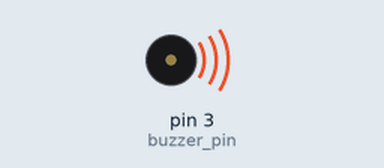
Recording of a sketch running on a simulated Arduino Uno, built with avr-gcc and run on an emulated ATmega328P. Shown: buzzer (waves = sounding). At 79.8 s the program stops and its outputs stay as they are.

Above: at 0.4 s.
Timing chart, 0 to 17.3 s (numbered marks = the images above):
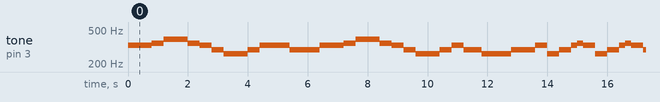

Measured:
- by itself, tone on pin 3 (buzzer_pin): plays 330 Hz for 0.80 s, 349 Hz for 0.40 s, 392 Hz for 0.80 s, 349 Hz for 0.40 s, 330 Hz for 0.40 s, 294 Hz for 0.40 s … (144 notes in this stretch)

The sketch:

song_v1.ino
```cpp
// Autor: matematicasdeinstituto
// Web  : https://github.com/matematicasdeinstituto/arduino

// IMPORTANTE: por motivos que desconozcon los de arduino están totalmente
// anticuados. Este programa compila en la versión del 2017 de C++ (por
// defecto arduino compila en 2011). Parece ser que los de Arduino no saben
// que en el 2020 se introdujeron grandes cambios en C++.
//
// Si quieres que te compile tienes que buscar el archivo 'platform.txt' y
// cambiar los flags de compilación de `-std=gnu11` a  `-std=c++1z`
// En mi ordenador se puede encontrar en el directorio
//      'packages/arduino/hardware/avr/1.8.5'
//
//
// TODO: formas de mejorar este programa.
//      Una canción está definida por el tiempo que se tarda cada semifusa en
//      ejecutar y la partitura. Yo quiero que eso quede reflejado en el
//      programa. Quiero escribir cosas del tipo:
//
//          toca(buzzer, partitura);
//
#include "buzzer_v2.h"
#include "nota.h"

// Conexiones
constexpr int buzzer_pin= 3;

// Observar que este estilo de programar me permite transcribir la partitura
// en programa directamente, sin tener que pensar en nada.
constexpr Nota_a_tocar oda_alegria[] =
{
// 1
    negra1(Nota::Mi), negra1(Nota::Mi), negra1(Nota::Fa), negra1(Nota::Sol),
    negra1(Nota::Sol), negra1(Nota::Fa), negra1(Nota::Mi), negra1(Nota::Re),
    negra1(Nota::Do), negra1(Nota::Do), negra1(Nota::Re), negra1(Nota::Mi),
    negra_punto1(Nota::Mi), corchea1(Nota::Re), blanca1(Nota::Re),

// 2
    negra1(Nota::Mi), negra1(Nota::Mi), negra1(Nota::Fa), negra1(Nota::Sol),
    negra1(Nota::Sol),negra1(Nota::Fa), negra1(Nota::Mi), negra1(Nota::Re),
    negra1(Nota::Do), negra1(Nota::Do), negra1(Nota::Re), negra1(Nota::Mi),
    negra_punto1(Nota::Re), corchea1(Nota::Do), blanca1(Nota::Do),

// 3
    negra1(Nota::Re), negra1(Nota::Re), negra1(Nota::Mi), negra1(Nota::Do),
    negra1(Nota::Re), corchea1(Nota::Mi), corchea1(Nota::Fa), negra1(Nota::Mi), negra1(Nota::Do),
    negra1(Nota::Re), corchea1(Nota::Mi), corchea1(Nota::Fa), negra1(Nota::Mi), negra1(Nota::Re),
    negra1(Nota::Do), negra1(Nota::Re), blanca0(Nota::Si),

// 4
    negra1(Nota::Mi), negra1(Nota::Mi), negra1(Nota::Fa), negra1(Nota::Sol),
    negra1(Nota::Sol), negra1(Nota::Fa), negra1(Nota::Mi), negra1(Nota::Re),
    negra1(Nota::Do), negra1(Nota::Do), negra1(Nota::Re), negra1(Nota::Mi),
    negra_punto1(Nota::Re), corchea1(Nota::Do), blanca1(Nota::Do),

};


void toca_cancion(Buzzer& buzzer, const Nota_a_tocar nota[], int N, int T)
{
    for (int i = 0; i < N; ++i){
//      nota[i].print();
//      Serial.print(" --> time = ");
//      Serial.println(T * nota[i].duracion);

      buzzer.toca(nota[i].frecuencia);
      delay(T * nota[i].duracion);
    }
}


int main()
{
    init();

// para depurar
    Serial.begin(9600);

    Buzzer buzzer{buzzer_pin};

    // Son 100 negras/minuto = 1600 semifusas / minuto
    // 1 minuto = 60000 ms = 1600 semifusas
    // ==> 60000 / 1600 = 37 ms cada semifusa
    //int T = 37; // tiempo que tardamos en tocar una semifusa
    int T = 25; // tiempo que tardamos en tocar una semifusa
    constexpr int N = sizeof(oda_alegria) / sizeof(Nota_a_tocar);

    // Vamos a probar la escala a ver si funciona y no hay error
    while (true){
        toca_cancion(buzzer, oda_alegria, N, T);
        buzzer.stop();
        delay(1000);
    }
}
```

buzzer_v2.h
```cpp
#pragma once

#ifndef __BUZZER_V2_H__
#define __BUZZER_V2_H__

class Buzzer{
public:
    Buzzer (int pin);

    void toca(int freq); // frecuencia
    void toca(int freq, int t_ms);
    void stop(); // deja de tocar

private:
    int pin_;	// pin al que conectamos el buzzer
};


inline Buzzer::Buzzer(int pin) : pin_{pin}
{
    pinMode(pin_, OUTPUT);
}

inline void Buzzer::stop()
{
    noTone(pin_);
}

#endif
```

buzzer_v2.ino
```cpp
#include "buzzer_v2.h"


void Buzzer::toca(int freq)
{
    if (freq > 0)
	tone(pin_, freq);
    else
	stop();
}

void Buzzer::toca(int freq, int t_ms)
{
    if (freq > 0)
	tone(pin_, freq, t_ms);

    else
	stop();
}
```

nota.h
```cpp
#pragma once

#ifndef __NOTA_H__
#define __NOTA_H__


// Lo normal habría sido llamar a las notas en minúsculas: do, re, ...
// El problema es que 'do' es una palabra reservada en C++ y no se puede usar,
// por ello me veo obligado a definirla en mayúsculas. Si escribo Do en
// mayúsuculas, escribo el resto también (se siempre consistente con la forma
// de escribir).
// DUDA: Do_sostenido es muy largo, ¿llamarlo DoS? ¿Do_sos?
enum class Nota{
    Do, Do_sostenido,
    Re, Re_sostenido,
    Mi,
    Fa, Fa_sostenido,
    Sol, Sol_sostenido,
    La, La_sostenido,
    Si
};

// No he encontrado cómo se llaman estas octavas en español, así que uso el
// inglés.
enum class Octava{
    great, small, one_line, two_line, three_line
};

/***************************************************************************
 *			FRECUENCIAS DE LA ESCALA MUSICAL
 ***************************************************************************/
// Este apartado está pensado para que lo llame el compilador.
static constexpr int do_1  = 65;
static constexpr int doS_1 = 69;
static constexpr int re_1  = 73;
static constexpr int reS_1 = 78;
static constexpr int mi_1  = 82;
static constexpr int fa_1  = 87;
static constexpr int faS_1 = 92;
static constexpr int sol_1 = 98;
static constexpr int solS_1= 104;
static constexpr int la_1  = 110;
static constexpr int laS_1 = 117;
static constexpr int si_1  = 123;

static constexpr int do0  = 131;
static constexpr int doS0 = 139;
static constexpr int re0  = 147;
static constexpr int reS0 = 156;
static constexpr int mi0  = 165;
static constexpr int fa0  = 175;
static constexpr int faS0 = 185;
static constexpr int sol0 = 196;
static constexpr int solS0= 208;
static constexpr int la0  = 220;
static constexpr int laS0 = 233;
static constexpr int si0  = 247;

static constexpr int do1  = 262;
static constexpr int doS1 = 277;
static constexpr int re1  = 294;
static constexpr int reS1 = 311;
static constexpr int mi1  = 330;
static constexpr int fa1  = 349;
static constexpr int faS1 = 370;
static constexpr int sol1 = 392;
static constexpr int solS1= 415;
static constexpr int la1  = 440;
static constexpr int laS1 = 466;
static constexpr int si1  = 494;

static constexpr int do2  = 523;
static constexpr int doS2 = 554;
static constexpr int re2  = 587;
static constexpr int reS2 = 622;
static constexpr int mi2  = 659;
static constexpr int fa2  = 698;
static constexpr int faS2 = 740;
static constexpr int sol2 = 784;
static constexpr int solS2= 831;
static constexpr int la2  = 880;
static constexpr int laS2 = 932;
static constexpr int si2  = 988;

static constexpr int do3  = 1046;
static constexpr int doS3 = 1109;
static constexpr int re3  = 1175;
static constexpr int reS3 = 1244;
static constexpr int mi3  = 1318;
static constexpr int fa3  = 1397;
static constexpr int faS3 = 1480;
static constexpr int sol3 = 1568;
static constexpr int solS3= 1661;
static constexpr int la3  = 1760;
static constexpr int laS3 = 1865;
static constexpr int si3  = 1976;


inline constexpr int frec_great(Nota nota)
{
    switch (nota){
        break; case Nota::Do            : return do_1;
        break; case Nota::Do_sostenido  : return doS_1;
        break; case Nota::Re            : return re_1;
        break; case Nota::Re_sostenido  : return reS_1;
        break; case Nota::Mi            : return mi_1;
        break; case Nota::Fa            : return fa_1;
        break; case Nota::Fa_sostenido  : return faS_1;
        break; case Nota::Sol           : return sol_1;
        break; case Nota::Sol_sostenido : return solS_1;
        break; case Nota::La            : return la_1;
        break; case Nota::La_sostenido  : return laS_1;
        break; case Nota::Si            : return si_1;
    }
}

inline constexpr int frec_small(Nota nota)
{
    switch (nota){
        break; case Nota::Do            : return do0;
        break; case Nota::Do_sostenido  : return doS0;
        break; case Nota::Re            : return re0;
        break; case Nota::Re_sostenido  : return reS0;
        break; case Nota::Mi            : return mi0;
        break; case Nota::Fa            : return fa0;
        break; case Nota::Fa_sostenido  : return faS0;
        break; case Nota::Sol           : return sol0;
        break; case Nota::Sol_sostenido : return solS0;
        break; case Nota::La            : return la0;
        break; case Nota::La_sostenido  : return laS0;
        break; case Nota::Si            : return si0;
    }
}

inline constexpr int frec_one_line(Nota nota)
{
    switch (nota){
        break; case Nota::Do            : return do1;
        break; case Nota::Do_sostenido  : return doS1;
        break; case Nota::Re            : return re1;
        break; case Nota::Re_sostenido  : return reS1;
        break; case Nota::Mi            : return mi1;
        break; case Nota::Fa            : return fa1;
        break; case Nota::Fa_sostenido  : return faS1;
        break; case Nota::Sol           : return sol1;
        break; case Nota::Sol_sostenido : return solS1;
        break; case Nota::La            : return la1;
        break; case Nota::La_sostenido  : return laS1;
        break; case Nota::Si            : return si1;
    }
}

inline constexpr int frec_two_line(Nota nota)
{
    switch (nota){
        break; case Nota::Do            : return do2;
        break; case Nota::Do_sostenido  : return doS2;
        break; case Nota::Re            : return re2;
        break; case Nota::Re_sostenido  : return reS2;
        break; case Nota::Mi            : return mi2;
        break; case Nota::Fa            : return fa2;
        break; case Nota::Fa_sostenido  : return faS2;
        break; case Nota::Sol           : return sol2;
        break; case Nota::Sol_sostenido : return solS2;
        break; case Nota::La            : return la2;
        break; case Nota::La_sostenido  : return laS2;
        break; case Nota::Si            : return si2;
    }
}

inline constexpr int frec_three_line(Nota nota)
{
    switch (nota){
        break; case Nota::Do            : return do3;
        break; case Nota::Do_sostenido  : return doS3;
        break; case Nota::Re            : return re3;
        break; case Nota::Re_sostenido  : return reS3;
        break; case Nota::Mi            : return mi3;
        break; case Nota::Fa            : return fa3;
        break; case Nota::Fa_sostenido  : return faS3;
        break; case Nota::Sol           : return sol3;
        break; case Nota::Sol_sostenido : return solS3;
        break; case Nota::La            : return la3;
        break; case Nota::La_sostenido  : return laS3;
        break; case Nota::Si            : return si3;
    }
}


inline constexpr int frecuencia_nota(Nota nota, Octava octava)
{
    switch (octava){
        break; case Octava::great	: return frec_great(nota);
        break; case Octava::small	: return frec_small(nota);
        break; case Octava::one_line	: return frec_one_line(nota);
        break; case Octava::two_line	: return frec_two_line(nota);
        break; case Octava::three_line	: return frec_three_line(nota);
    }
}


/***************************************************************************
 *			CORCHEAS, SEMICORCHEAS, ...
 ***************************************************************************/
// ¿Cómo llamar a esto? El problema  en programación siempre es elegir los
// nombres adecuadamente.
struct Nota_a_tocar{
    int frecuencia;	// si == 0, queremos silencio
    int duracion;

// para depurar
    void print() const;
    void println() const;
};

// Primer intento:
//  voy a medir el tiempo en semifusas el tiempo.
inline constexpr Nota_a_tocar redonda(Nota nota, Octava octava)
{ return Nota_a_tocar{frecuencia_nota(nota, octava), 64};}

inline constexpr Nota_a_tocar blanca(Nota nota, Octava octava)
{ return Nota_a_tocar{frecuencia_nota(nota, octava), 32};}

// negra_punto = negra con un punto
inline constexpr Nota_a_tocar negra_punto(Nota nota, Octava octava)
{ return Nota_a_tocar{frecuencia_nota(nota, octava), 24};}

inline constexpr Nota_a_tocar negra(Nota nota, Octava octava)
{ return Nota_a_tocar{frecuencia_nota(nota, octava), 16};}

inline constexpr Nota_a_tocar corchea(Nota nota, Octava octava)
{ return Nota_a_tocar{frecuencia_nota(nota, octava), 8};}

inline constexpr Nota_a_tocar semicorchea(Nota nota, Octava octava)
{ return Nota_a_tocar{frecuencia_nota(nota, octava), 4};}

inline constexpr Nota_a_tocar fusa(Nota nota, Octava octava)
{ return Nota_a_tocar{frecuencia_nota(nota, octava), 2};}

inline constexpr Nota_a_tocar semifusa(Nota nota, Octava octava)
{ return Nota_a_tocar{frecuencia_nota(nota, octava), 1};}

inline constexpr Nota_a_tocar silencio_corchea()
{ return Nota_a_tocar{0, 4};}

// Syntax sugar

inline constexpr Nota_a_tocar redonda0(Nota nota)
{ return redonda(nota, Octava::small);}

inline constexpr Nota_a_tocar blanca0(Nota nota)
{ return blanca(nota, Octava::small);}

// negra_punto = negra con un punto
inline constexpr Nota_a_tocar negra_punto0(Nota nota)
{ return negra_punto(nota, Octava::small);}

inline constexpr Nota_a_tocar negra0(Nota nota)
{ return negra(nota, Octava::small);}

inline constexpr Nota_a_tocar corchea0(Nota nota)
{ return corchea(nota, Octava::small);}

inline constexpr Nota_a_tocar semicorchea0(Nota nota)
{ return semicorchea(nota, Octava::small);}

inline constexpr Nota_a_tocar fusa0(Nota nota)
{ return fusa(nota, Octava::small);}

inline constexpr Nota_a_tocar semifusa0(Nota nota)
{ return semifusa(nota, Octava::small);}


inline constexpr Nota_a_tocar redonda1(Nota nota)
{ return redonda(nota, Octava::one_line);}

inline constexpr Nota_a_tocar blanca1(Nota nota)
{ return blanca(nota, Octava::one_line);}

// negra_punto = negra con un punto
inline constexpr Nota_a_tocar negra_punto1(Nota nota)
{ return negra_punto(nota, Octava::one_line);}

inline constexpr Nota_a_tocar negra1(Nota nota)
{ return negra(nota, Octava::one_line);}

inline constexpr Nota_a_tocar corchea1(Nota nota)
{ return corchea(nota, Octava::one_line);}

inline constexpr Nota_a_tocar semicorchea1(Nota nota)
{ return semicorchea(nota, Octava::one_line);}

inline constexpr Nota_a_tocar fusa1(Nota nota)
{ return fusa(nota, Octava::one_line);}

inline constexpr Nota_a_tocar semifusa1(Nota nota)
{ return semifusa(nota, Octava::one_line);}

#endif
```

nota.ino
```cpp
#include "nota.h"


void Nota_a_tocar::print() const
{
    Serial.print('(');
    Serial.print(frecuencia);
    Serial.print(", ");
    Serial.print(duracion);
    Serial.print(')');
}


void Nota_a_tocar::println() const
{
    print();
    Serial.print('\n');
}
```
